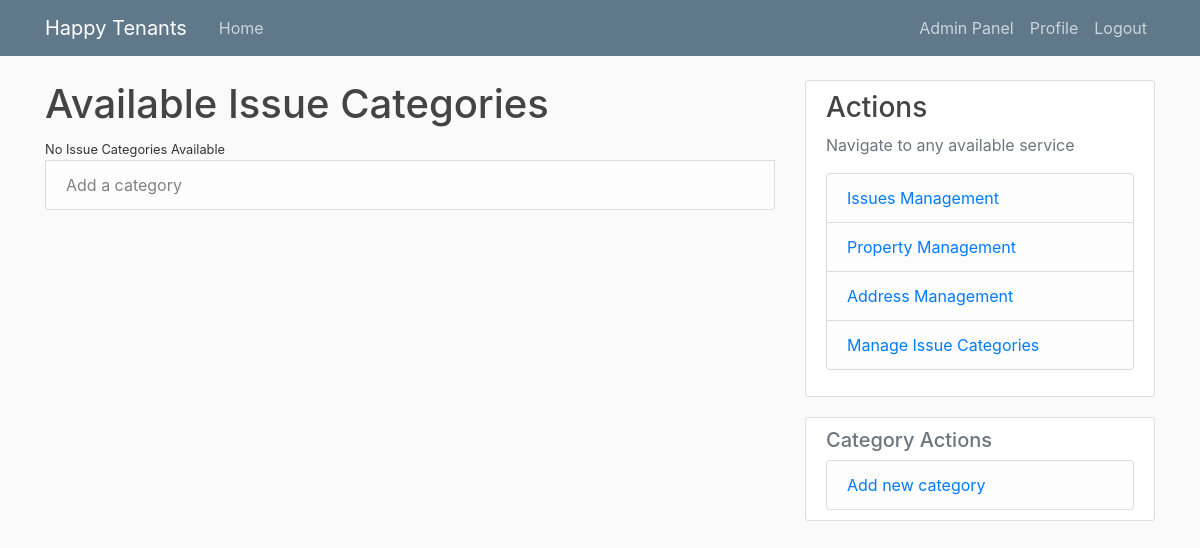
Page /categories/ (signed in) on the earlier database version.
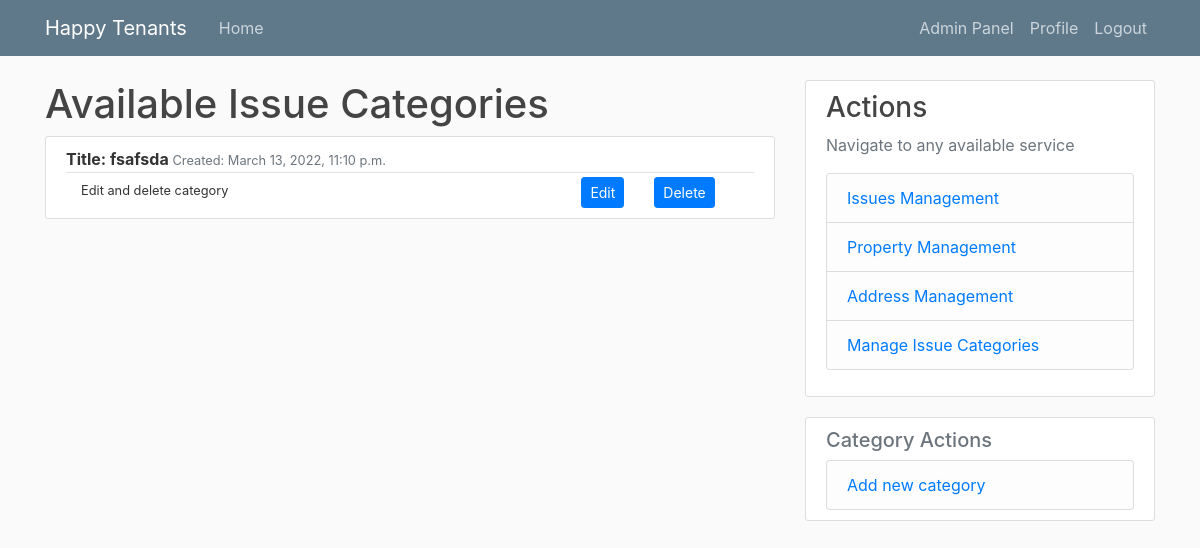
Same page on the later database version.
### tenant_mgmt/models.py (models this page shows, shortened)
class IssueCategory(models.Model):
    title = models.CharField(max_length=50)
    dateAdded = models.DateTimeField(auto_now_add=True)
    def __str__(self) -> str:
        return self.title

### tenant_mgmt/views.py (the view)
# urls.py: path('categories/', IssueCategoryListView.as_view(), name='categories'),
@method_decorator([login_required, admin_requred], name='dispatch')
class IssueCategoryListView(ListView):
    model = IssueCategory
    template_name = 'tnt_mgmt/category/list.html'
    context_object_name = 'categories'
    ordering = ['dateAdded']
    paginate_by = 5

### tenant_mgmt/templatetags/extra_filters.py (called while the page is built)
@register.filter(name='has_groups')
def has_groups(user, group_names):
    groups = list(group_names.split('|'))
    userGroups = user.groups.all()
    for groupName in groups:
        group = Group.objects.get(name=groupName)
        if group in userGroups:
            return True
    return False

@register.filter(name='is_active')
def is_active(user):
    return len(user.groups.all()) > 0

### tenant_mgmt/templates/tnt_mgmt/category/list.html (shortened to what this page needs)
{% extends "./base.html" %}
{% block content %}
    <h1>Available Issue Categories</h1>
    {% for category in categories %}
    <article class="media content-section">
        <div class="media-body">
          <div class="article-metadata">
            <b> Title: {{ category }} </b>
            <small class="text-muted"
              >Created: {{ category.dateAdded}}</small>
          </div>
          <div class="container">
            <div class="row">
              <div class="col">
                <small> Edit and delete category </small>
              </div>
              <div class="col-md-auto">
                <a class="btn btn-primary btn-sm" href="{% url 'categoryEdit' category.id %}" role="button">Edit</a>
              </div>
              <div class="col col-lg-2">
                <a class="btn btn-primary btn-sm" href="{% url 'categoryDelete' category.id %}" role="button">Delete</a>
              </div>
            </div>
          </div>
        </div>
      </article>
    {% empty %}
        <small>No Issue Categories Available</small>
        <a class="list-group-item list-group-item-light" href="{% url 'newCategory' %}">Add a category</a>
    {% endfor %}
{% endblock content %}

Differences in the rows shown:
added IssueCategory: title "fsafsda", dateAdded "March 13, 2022, 11:10 p.m."
Other differences:
text no longer shown: "No Issue Categories Available Add a category"
